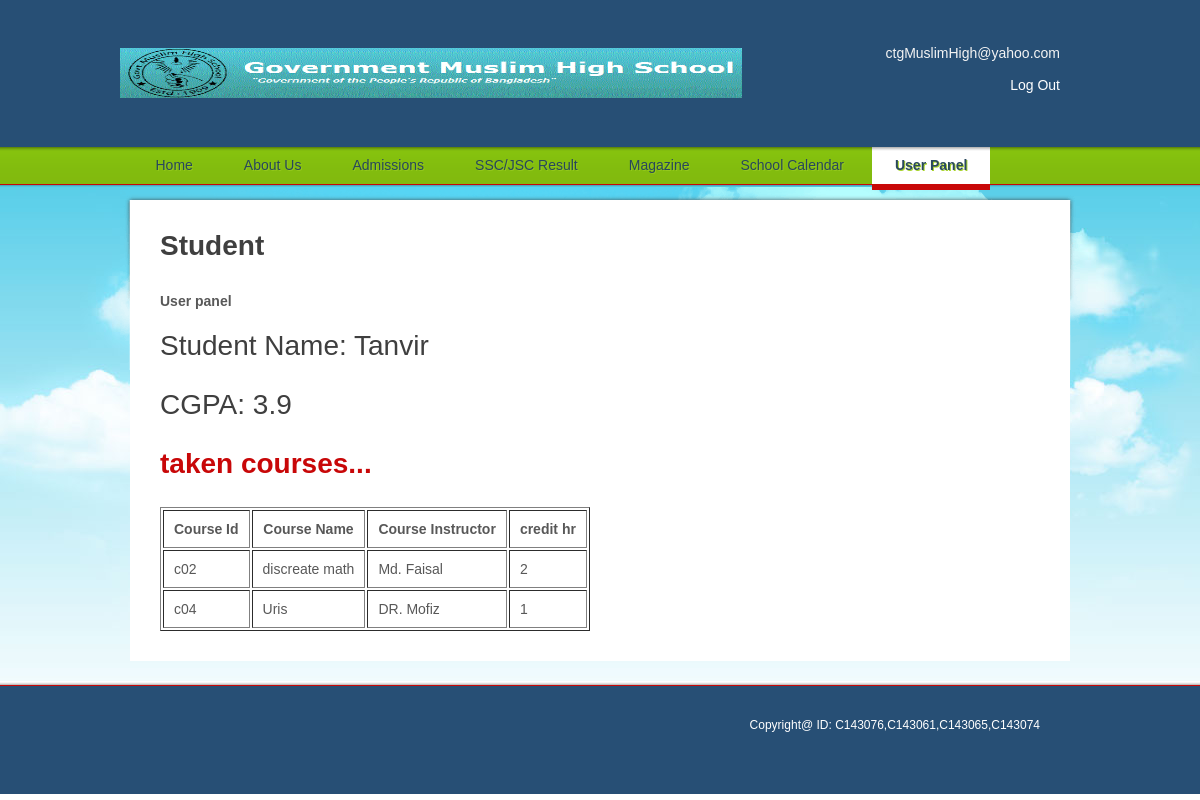
The page /webpage/contact-us.php (signed in) on the database its author committed.
### tables this page shows
CREATE TABLE IF NOT EXISTS `all_users` (
  `UserId` varchar(20) NOT NULL,
  `Role` varchar(20) NOT NULL,
  `Name` varchar(20) NOT NULL,
  `CGPA` float NOT NULL,
  `Active` int(20) NOT NULL,
  `Password` varchar(20) NOT NULL,
  PRIMARY KEY (`UserId`)
);

CREATE TABLE IF NOT EXISTS `course` (
  `CID` varchar(20) NOT NULL,
  `Name` varchar(20) NOT NULL,
  `instructor` varchar(20) NOT NULL,
  `credit_hr` int(5) NOT NULL,
  PRIMARY KEY (`CID`)
);

### webpage/contact-us.php (the view, shortened to what this page needs)
<?php
			require_once("functions.php");
			$Session_role = getUser_role();
?>
<!DOCTYPE html>
<html>
<head>
<link rel="stylesheet" type="text/css" href="styles/style.css" />
</head>
<body>
<div id="page">
  <div id="header">
    <div id="section">
      <div><a href="index.php"><img src="images/logo.gif" alt="" width="622" height="50"  /></a></div>
      <span>ctgMuslimHigh@yahoo.com<br />
      <br />
      <a href="logout.php">Log Out</a></span> </div>
    <ul>
      <li><a href="index.php">Home</a></li>
      <li><a href="about.php">About Us</a></li>
      <li><a href="admissions.php">Admissions</a></li>
      <li><a href="result.php">SSC/JSC Result</a></li>
      <li><a href="Magazine.php">Magazine</a></li>
      <li><a href="school-calendar.php">School Calendar</a></li>
      <li class="current"><a href="contact-us.php">User Panel</a></li>
    </ul>
  </div>
  <div id="content">
    <div>
		<?php
			$result = mysql_query("SELECT * FROM all_users")
			or die(mysql_error());
			echo "<h1><b>". $Session_role. "</b> </h1>";
			echo "<p><b>User panel</b> </p><br>";
		if($Session_role != "Student")
		{
			echo "<table border='1' cellpadding='10'>";
			if($Session_role != "HeadTeacher")
				echo "<tr> <th>User Id</th> <th>Role</th> <th>Name</th> <th>CGPA</th>  <th>Active</th>  <th>Password</th> <th></th> </tr>";
			else
				echo "<tr> <th>User Id</th> <th>Role</th> <th>Name</th> <th>CGPA</th>  <th>Active</th>  <th>Password</th> <th></th> <th></th> </tr>";
			while( $row = mysql_fetch_array( $result ) ) {
			echo "<tr>";
			echo '<td>' . $row['UserId'] . '</td>';
			echo '<td>' . $row['Role'] . '</td>';
			echo '<td>' . $row['Name'] . '</td>';
			echo '<td>' . $row['CGPA'] . '</td>';
			echo '<td>' . $row['Active'] . '</td>';
			echo '<td>' . $row['Password'] . '</td>';
			echo '<td><a href="edit.php?UserId=' . $row['UserId'] . '">Edit</a></td>';
			if($Session_role == "HeadTeacher")
				echo '<td><a href="delete.php?UserId=' . $row['UserId'] . '">Delete</a></td>';
			echo "</tr>";
			}
			if($Session_role == "HeadTeacher" || $Session_role == "Teacher")
				echo '<tr> <td><a href="courses.php?UserId=' . $row['UserId'] . '"> course registration</a></td>';
			echo "</table>";
		?>
		<p><a href="new.php">Add a new record</a></p>
		<?php
	}
	else
	{
		getUser_name();
		if(getUser_Active() == 1)
		{
			$UserId = $_SESSION["UserId"];
			getUser_CGPA();
			echo "<h3>taken courses...</h3>";
			$result = mysql_query("SELECT
												`course`.*
											FROM
												`course` JOIN `courseReg`
													ON `course`.`CID` = `courseReg`.`CID`
											WHERE
												`CourseReg`.`SID` = $UserId")
			or die(mysql_error());
			echo "<table border = '1' cellpadding='10'>";
			echo "<tr> <th>Course Id</th>  <th>Course Name</th>  <th>Course Instructor</th>  <th>credit hr</th> </tr>";
			while( $row = mysql_fetch_array($result) )
			{
				echo "<tr>";
					echo '<td>'.$row['CID'].'</td>';
					echo '<td>'.$row['Name'].'</td>';
					echo '<td>'.$row['instructor'].'</td>';
					echo '<td>'.$row['credit_hr'].'</td>';
				echo "</tr>";
			}
			echo "</table>";
		}
		else
		{
			echo "<h1>you are no longer activated</h1>";
		}
	}
?>
    </div>
  </div>
  <div id="footer">
    <div>
	  <div class="section">
		<p>Copyright@  ID: C143076,C143061,C143065,C143074</p>
      </div>
    </div>
  </div>
</div>
</html>

### webpage/functions.php (shortened to what this page needs)
<?php
	function getUser_role(){
		$UserId = $_SESSION["UserId"];
		$result = mysql_query("SELECT Role FROM All_users WHERE UserId='$UserId'")
		or die("toha vaia" . mysql_error());
		$row = mysql_fetch_array($result);
		if($row){
			return $row[Role];
		}
		else
		{
		echo "No results!";
		}
	}
	function getUser_name(){
		$UserId = $_SESSION["UserId"];
		$result = mysql_query("SELECT Name FROM All_users WHERE UserId='$UserId'")
		or die(mysql_error());
		$row = mysql_fetch_array($result);
		if($row){
			echo "<h1>Student Name: ". $row[Name]. "</h1>";
			}
		else
		{
		echo "No results!";
		}
	}
	function getUser_Active(){
		$UserId = $_SESSION["UserId"];
		$result = mysql_query("SELECT Active FROM All_users WHERE UserId='$UserId'")
		or die(mysql_error());
		$row = mysql_fetch_array($result);
		if($row){
			return $row[Active];
			}
		else
		{
		echo "No results!";
		}
	}
		function getUser_CGPA(){
		$UserId = $_SESSION["UserId"];
		$result = mysql_query("SELECT CGPA FROM All_users WHERE UserId='$UserId'")
		or die(mysql_error());
		$row = mysql_fetch_array($result);
		if($row){
			echo "<h1>CGPA: ". $row[CGPA]. "</h1>";
			}
		else
		{
		echo "No results!";
		}
	}
?>

### webpage/styles/style.css (style rules this page uses)
body { background:#fff url(../images/background.gif) repeat-x center 187px; color:#585858; font-family:Arial; font-size:14px; margin:0; min-width:960px; }
a { outline:none; }
img { border:none; }
#header div#section:after, #header ul:after, #content div:after, #content div ul.services:after, #footer div:after, #footer div div.section ul:after { clear:both; content:" "; display:block; font-size:0; height:0; visibility:hidden; }
#page { background:url(../images/background.jpg) no-repeat center 180px; width:100%; }
#header { background:url(../images/bg-header.gif) repeat-x; height:auto; overflow:hidden; position:relative; }
#header div#section { height:145px; margin:0 auto; width:960px; }
#header div#section div { float:left; margin-top:48px; }
#header div#section div a { display:block; }
#header div#section span { color:#f4f4f4; float:right; margin:0; padding-right:20px; padding-top:45px; text-align:right; width:178px; }
#header ul { list-style:none; margin:2px auto 0; padding:0; width:935px; }
#header ul li { float:left; padding-right:5px; }
#header ul li a { color:#28475C; display:block; font-size:14px; height:43px; line-height:37px; padding:0 23px; text-align:center; text-decoration:none; text-shadow:1px 1px 0 #94C81D; text-transform:capitalize; }
#header ul li.current, #header ul li:hover { height:43px; }
#header ul li.current a { background:url(../images/bg-menu.gif) repeat-x; color:#2a495e; font-weight:bold; text-shadow:1px 1px 0 #a8d32c; }
#content { background:url(../images/bg-content.gif) no-repeat top center; margin:0 auto; min-height:174px; overflow:hidden; position:relative; width:960px; ; }
#content div { background:#fff; margin:10px auto 20px; padding:30px; width:880px; }
#content div#home div div#aside div h1, #content div h1 { color:#3f3f3f; font-size:28px; font-weight:normal; margin:0; padding-bottom:27px; }
#content div h3 { color:#c80708; font-size:28px; font-weight:bold; margin:0; padding-bottom:27px; }
#content div#home div div#aside div p, #content div p { line-height:25px; margin:0; padding-bottom:0; text-align:justify; }
#footer { background:#274F75 url(../images/bg-footer.gif) repeat-x; min-height:113px; width:100%; }
#footer div { font-size:12px; margin:0 auto; padding-top:37px; position:relative; width:960px; }
#footer div div.section { float:right; padding:0; width:700px; }
#footer div div.section p { color:white; margin:0; padding:0px 40px 0px; text-align:right; }
span a { color: white;font-style:Arial Black;text-decoration:none; }

### rows shown on the page
all_users: Role "Student", Name "Tanvir", CGPA "3.9"
course: CID "c02", Name "discreate math", instructor "Md. Faisal", credit_hr "2"
course: CID "c04", Name "Uris", instructor "DR. Mofiz", credit_hr "1"
